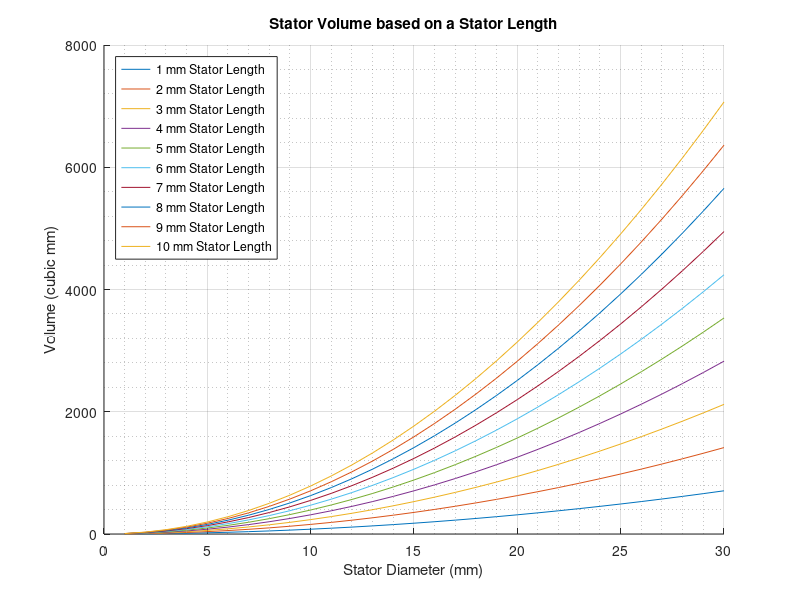

Write the MATLAB code that produced this figure. (Note: this script raises an error after producing the figure.)
%{
    Stator Sizing Comparison
    Created by: Jacob Lawson
    Date: 02/12/2020
%}  

% Power is based on Stator Volume
% Volume = pi*r^2*L
% r = stator radius
% L = stator length

d = 01 : 01 : 30;
r = d/2;

% Stator Lengths
L1 = 01; L2 = 02; L3 = 03; L4 = 04; L5 = 05;
L6 = 06; L7 = 07; L8 = 08; L9 = 09; L10 = 10;

% Stator Volumes
V1 = pi .* r .* r .* L1; V2 = pi .* r .* r .* L2; V3 = pi .* r .* r .* L3;
V4 = pi .* r .* r .* L4; V5 = pi .* r .* r .* L5; V6 = pi .* r .* r .* L6;
V7 = pi .* r .* r .* L7; V8 = pi .* r .* r .* L8; V9 = pi .* r .* r .* L9;
V10 = pi .* r .* r .* L10;

figure (1)
hold on
plot (d,V1); plot (d,V2); plot (d,V3); plot (d,V4); plot (d,V5);
plot (d,V6); plot (d,V7); plot (d,V8); plot (d,V9); plot (d,V10);
grid on
grid minor
legend('1 mm Stator Length','2 mm Stator Length', '3 mm Stator Length', ...
        '4 mm Stator Length','5 mm Stator Length','6 mm Stator Length', ...
        '7 mm Stator Length','8 mm Stator Length','9 mm Stator Length', ...
        '10 mm Stator Length', ...
        'location','NorthWest');
ylabel('Volume (cubic mm)');
xlabel('Stator Diameter (mm)');
title('Stator Volume based on a Stator Length');
ax.FontSize = 18;
hold off

figure(2)
tiledlayout(3,2) % Requires R2019b or later 

nexttile
plot (d,V3);
legend('Volume (cubic mm)', 'location','NorthEast'); 
grid on
grid minor
ylabel('Volume (cubic mm)');
xlabel('Stator diameter (mm)');
title('Stator Volume based on a stator length of 3 mm');

nexttile
plot (d,V4);
legend('Volume (cubic mm)', 'location','NorthEast'); 
grid on
grid minor
ylabel('Volume (cubic mm)');
xlabel('Stator diameter (mm)');
title('Stator Volume based on a stator length of 4 mm');

nexttile
plot (d,V5);
legend('Volume (cubic mm)', 'location','NorthEast'); 
grid on
grid minor
ylabel('Volume (cubic mm)');
xlabel('Stator diameter (mm)');
title('Stator Volume based on a stator length of 5 mm');

nexttile
plot (d,V6);
legend('Volume (cubic mm)', 'location','NorthEast'); 
grid on
grid minor
ylabel('Volume (cubic mm)');
xlabel('Stator diameter (mm)');
title('Stator Volume based on a stator length of 6 mm');

nexttile
plot (d,V7);
legend('Volume (cubic mm)', 'location','NorthEast'); 
grid on
grid minor
ylabel('Volume (cubic mm)');
xlabel('Stator diameter (mm)');
title('Stator Volume based on a stator length of 7 mm');

nexttile
plot (d,V8);
legend('Volume (cubic mm)', 'location','NorthEast'); 
grid on
grid minor
ylabel('Volume (cubic mm)');
xlabel('Stator diameter (mm)');
title('Stator Volume based on a stator length of 8 mm');

